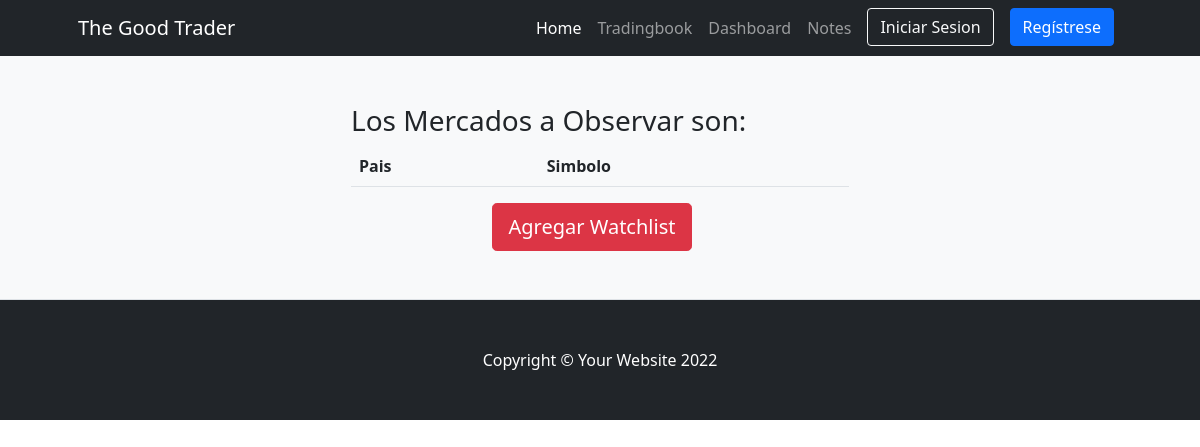
The app's page /tradingbook/markets/, older data.
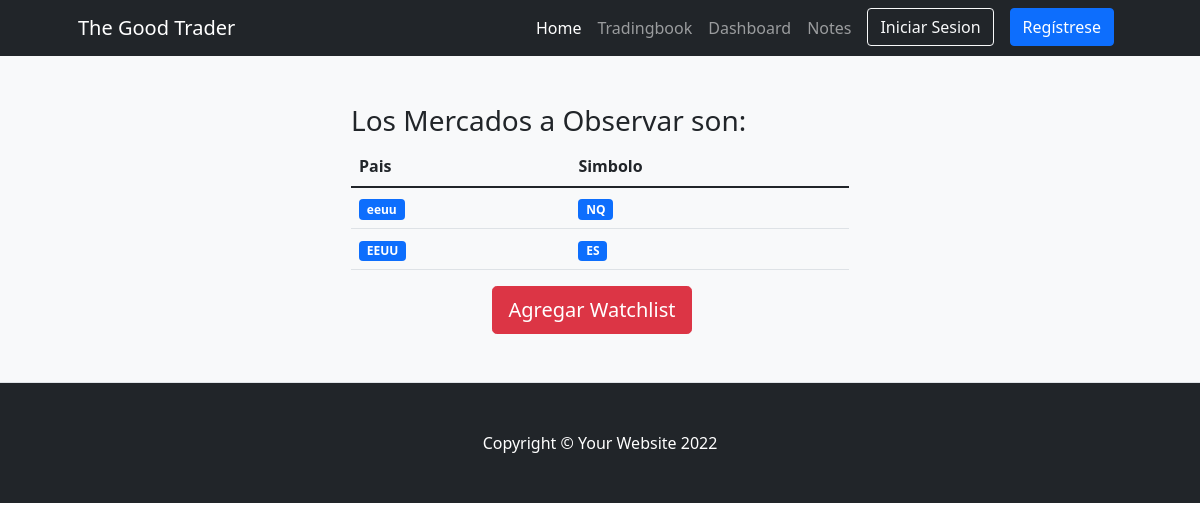
The same page, newer data.
### tradingbookapp/models.py (models this page shows)
class  Market(models.Model):
    pais = models.CharField("pais a donde pertenece",max_length=30)
    simbolo = models.CharField("Simbolo a observar",max_length=30)

### tradingbookapp/views.py (the view)
# urls.py: path('markets/',views.Markets,name="Markets"),
def Markets(request):
    markets = Market.objects.all()
    ctx = {'markets':markets}
    return render(request,'tradingbookapp/markets.html',ctx)

### tradingbookapp/templates/tradingbookapp/markets.html (shortened to what this page needs)
{% extends "tradingbookapp/base.html" %}
{%block contenidopagina%}
<section class="bg-light py-5 border-bottom">
    <div class="container px-5">
        <div class="row gx-5 justify-content-center">
            <div class="col-lg-6">
                <h3>Los Mercados a Observar son:</h3>
                <table class="table">
                    <thead>
                        <th scope="col">Pais</th>
                        <th scope="col">Simbolo</th>
                    </thead>
                    <ul class= "list-group list-group-numbered">
                        {% for market in markets  %}
                        <tr>
                            <td><span class= "badge bg-primary rounded-pill>">{{market.pais}}</td></span>
                            <td><span class= "badge bg-primary rounded-pill>">{{market.simbolo}}</td></span>
                        </tr>
                        {% endfor %}
                    </ul>
                </table>
                <div class="d-grid gap-3 d-sm-flex justify-content-sm-center">
                    <a class="btn btn-danger btn-lg px-3 me-sm-3" href="{%url 'crear_mercados' %}">Agregar Watchlist</a>
                </div>
            </div>
        </div>
    </div>
</section>
{%endblock%}

Row changes from the older to the newer data that the page shows:
added Market: pais "eeuu", simbolo "NQ"
added Market: pais "EEUU", simbolo "ES"
